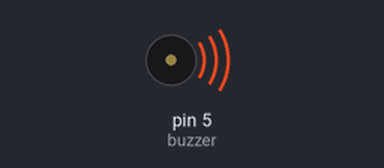
The program below on a simulated MicroPython board. On the bench: buzzer (waves = sounding).

Above: at 0.2 s.
Timing chart, 0 to 5.2 s (numbered marks = the images above):
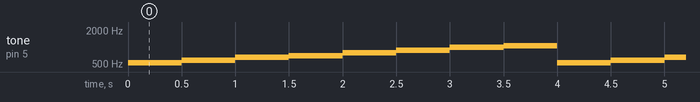

Measured:
- by itself, tone on pin 5 (buzzer): repeats every 4.0 s: 587 Hz 0.50 s, 659 Hz 0.50 s, 698 Hz 0.50 s, 784 Hz 0.50 s, 880 Hz 0.50 s, 988 Hz 0.50 s, 1047 Hz 0.50 s, 523 Hz 0.50 s

The program:

07_Passive_buzzer.py
```python
# Import libraries
from machine import Pin, PWM
import time

# Pitches
NOTE_C5 = 523
NOTE_D5 = 587
NOTE_E5 = 659
NOTE_F5 = 698
NOTE_G5 = 784
NOTE_A5 = 880
NOTE_B5 = 988
NOTE_C6 = 1047

# Time between notes
duration = 500

# Setup pins
buzzer = PWM(Pin(5))
melody = (NOTE_C5, NOTE_D5, NOTE_E5, NOTE_F5, NOTE_G5, NOTE_A5, NOTE_B5, NOTE_C6)

# Infinite loop
while True:
    for i in melody:
        buzzer.freq(i)
        time.sleep_ms(duration)
```
